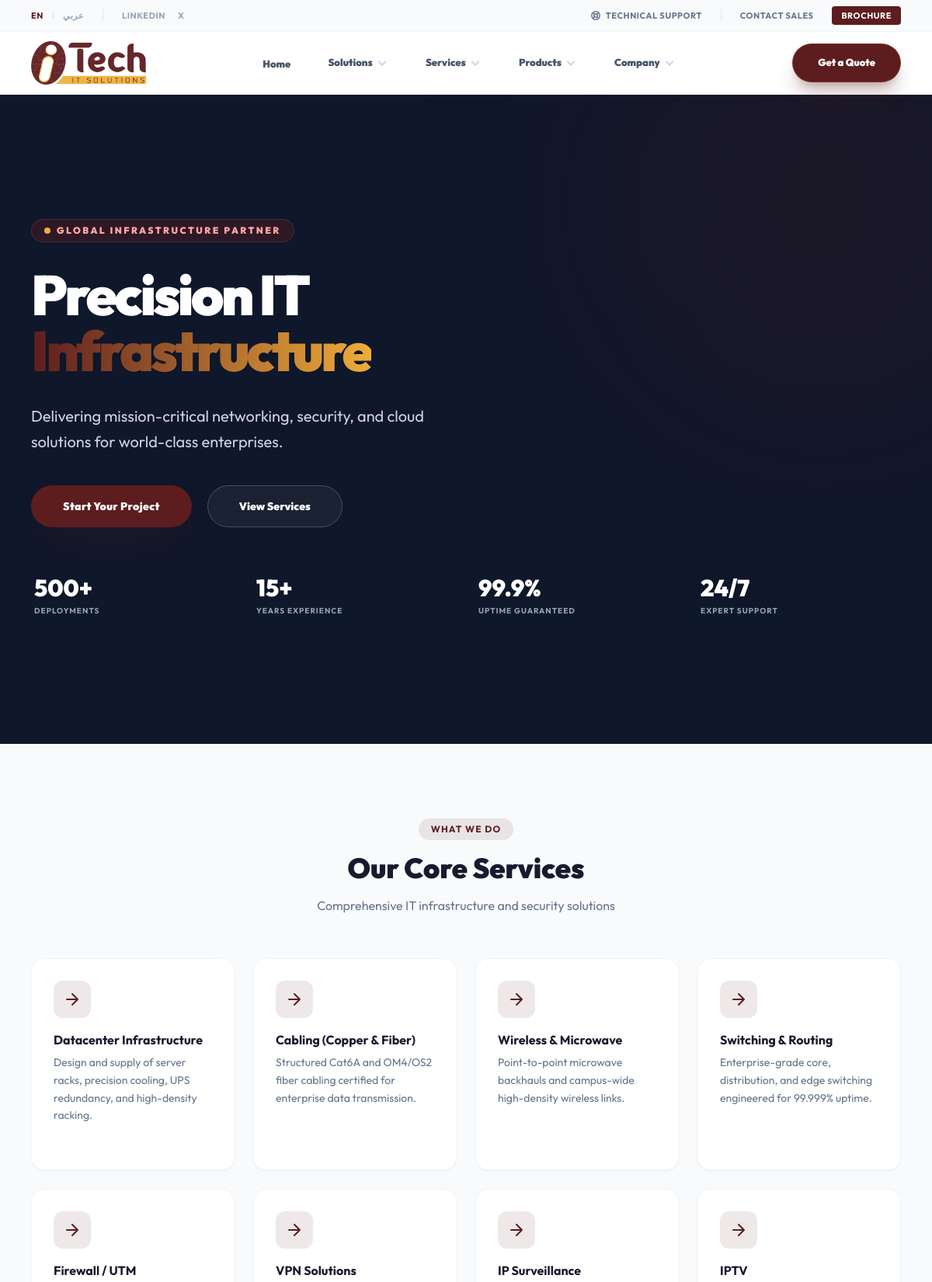
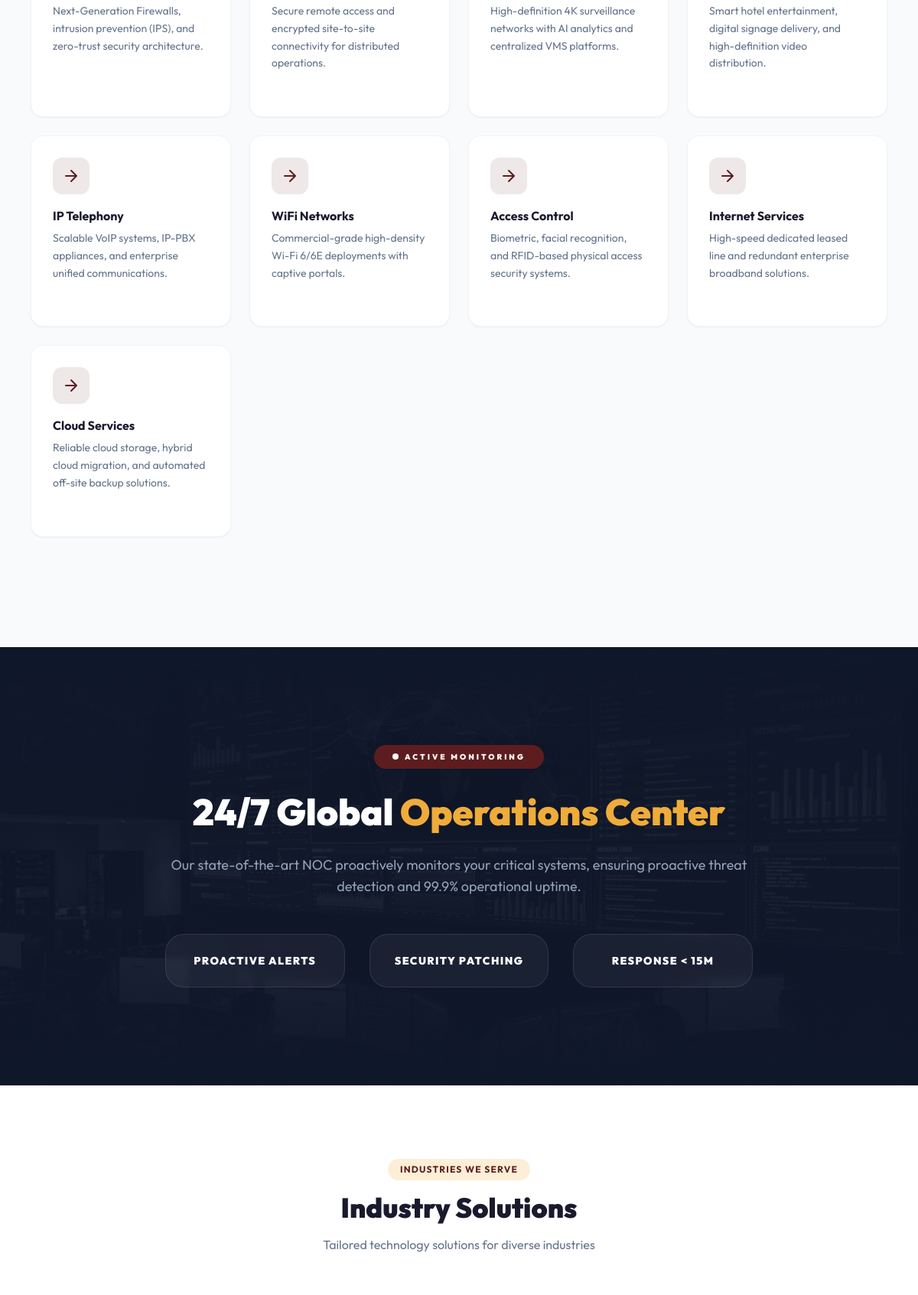
The page / (upper part) on the database its author committed (2 pictures, top to bottom).
### tables this page shows
CREATE TABLE IF NOT EXISTS `services` (
  `id`               INT NOT NULL AUTO_INCREMENT,
  `title`            VARCHAR(255) NOT NULL,
  `slug`             VARCHAR(255) DEFAULT NULL,
  `description`      TEXT NOT NULL,
  `meta_description` VARCHAR(320) DEFAULT NULL,
  `full_description` TEXT DEFAULT NULL,
  `sub_services`     TEXT DEFAULT NULL,
  `use_cases`        TEXT DEFAULT NULL,
  `icon`             VARCHAR(255) DEFAULT NULL,
  `image`            VARCHAR(255) DEFAULT NULL,
  `status`           TINYINT(1) NOT NULL DEFAULT 1,
  `created_at`       TIMESTAMP NOT NULL DEFAULT CURRENT_TIMESTAMP,
  PRIMARY KEY (`id`),
  UNIQUE KEY `idx_service_slug` (`slug`)
);

### index.php (called while the page is built)
<?php
require_once __DIR__ . '/public/index.php';

### config/config.php (called while the page is built, shortened)
<?php
$conn = false;
try {
    $conn = @mysqli_connect(DB_HOST, DB_USERNAME, DB_PASSWORD, DB_NAME);
    if (!$conn) {
        $dbError = mysqli_connect_error() ?: 'Unknown database connection error';
    } else {
        mysqli_set_charset($conn, 'utf8mb4');
    }
} catch (Throwable $e) {
    $conn = false;
    $dbError = $e->getMessage();
}
    ?>
    <?php
$settings = [];
if ($conn) {
    try {
        $setRes = @mysqli_query($conn, "SELECT setting_key, setting_value FROM `settings`");
        if ($setRes) {
            while ($row = mysqli_fetch_assoc($setRes)) {
                $settings[$row['setting_key']] = $row['setting_value'];
            }
        }
    } catch (Throwable $e) {
    }
}
function get_setting(string $key, $default = ''): string
{
    global $settings;
    if (isset($settings[$key]) && $settings[$key] !== '') {
        return $settings[$key];
    }
    $defaults = [
        'site_name' => 'I Tech IT Solutions',
        'site_logo' => 'assets/images/logo.png',
        'company_phone' => '+966 12 000 0000',
        'company_email' => 'sales@itech-sa.com',
        'company_address' => 'Jeddah, Kingdom of Saudi Arabia',
        'hero_poster' => 'assets/images/hero_datacenter.png',
        'hero_video' => 'assets/videos/hero_datacenter.mp4',
        'brochure_url' => 'assets/brochure.pdf',
        'social_linkedin' => 'https://www.linkedin.com/company/itechitsolutions',
        'social_twitter' => 'https://x.com/itechit',
    ];
    return $defaults[$key] ?? $default;
}
function h(?string $value): string
{
    return htmlspecialchars($value ?? '', ENT_QUOTES | ENT_HTML5, 'UTF-8');
}

### public/index.php (the view, shortened to what this page needs)
<?php
require_once __DIR__ . '/../config/config.php';
$solutions = $services = $products = [];
if ($conn) {
    try {
        $res = @mysqli_query($conn, "SELECT * FROM `services` ORDER BY id ASC");
        if ($res) { while ($r = mysqli_fetch_assoc($res)) $services[] = $r; }
    } catch (Throwable $e) {}
}
require_once __DIR__ . '/../includes/header.php';
?>
<section id="hero" class="relative bg-[#0f172a] overflow-hidden py-28 lg:py-40">
  <div class="absolute inset-0 z-0 overflow-hidden">
    <video
      autoplay
      loop
      muted
      playsinline
      poster="<?= SITE_URL . h(get_setting('hero_poster')) ?>"
      class="w-full h-full object-cover opacity-50 transition-opacity duration-1000"
    >
      <source src="<?= SITE_URL . h(get_setting('hero_video')) ?>" type="video/mp4">
    </video>
    <div class="absolute inset-0 bg-gradient-to-r from-[#0f172a] via-[#0f172a]/80 to-transparent"></div>
    <div class="absolute inset-0 bg-gradient-to-t from-[#0f172a] via-transparent to-transparent"></div>
  </div>
  <div class="absolute -top-40 -right-40 w-[600px] h-[600px] bg-[#5d1d1f]/15 rounded-full blur-[120px] pointer-events-none z-10"></div>
  <div class="relative z-20 max-w-screen-xl mx-auto px-6 lg:px-10 flex flex-col lg:flex-row items-center gap-16">
    <div class="flex-1 text-center lg:text-left" data-anim="slide-left">
      <span class="inline-flex items-center gap-2 px-4 py-1.5 bg-[#5d1d1f]/40 backdrop-blur-md text-[#fca5a5] text-xs font-black rounded-full uppercase tracking-[0.2em] mb-8 border border-white/10">
        <span class="w-2 h-2 rounded-full bg-[#efac3a] animate-pulse"></span>
        Global Infrastructure Partner
      </span>
      <h1 class="text-4xl sm:text-6xl lg:text-7xl font-black text-white leading-[1.1] mb-8 tracking-tighter">
        Precision IT <br/> <span class="text-[#5d1d1f] bg-clip-text text-transparent bg-gradient-to-r from-[#5d1d1f] to-[#efac3a] drop-shadow-sm">Infrastructure</span>
      </h1>
      <p class="text-slate-300 text-xl leading-relaxed mb-10 max-w-xl">
        Delivering mission-critical networking, security, and cloud solutions for world-class enterprises.
      </p>
      <div class="flex flex-col sm:flex-row gap-5 justify-center lg:justify-start mb-14">
        <a href="#contact-section" class="btn-press px-10 py-4 bg-[#5d1d1f] text-white font-black rounded-full shadow-2xl shadow-[#5d1d1f]/30 hover:bg-[#4a1517] hover:border-[#efac3a]/30 border border-transparent hover:-translate-y-1 transition-all duration-300 text-sm tracking-wide">Start Your Project</a>
        <a href="#services-overview" class="btn-press px-10 py-4 bg-white/5 text-white font-black rounded-full border border-white/20 hover:bg-white/10 hover:-translate-y-1 transition-all duration-300 text-sm backdrop-blur-md">View Services</a>
      </div>
      <div class="grid grid-cols-2 lg:grid-cols-4 gap-6">
        <?php foreach([['500+','Deployments'],['15+','Years Experience'],['99.9%','Uptime Guaranteed'],['24/7','Expert Support']] as [$n,$l]): ?>
        <div class="p-1"><p class="text-3xl font-black text-white mb-1"><?= $n ?></p><p class="text-slate-400 text-[10px] font-bold uppercase tracking-widest"><?= $l ?></p></div>
        <?php endforeach; ?>
      </div>
    </div>
  </div>
</section>
<section id="services-overview" class="py-24 bg-slate-50">
  <div class="max-w-screen-xl mx-auto px-6 lg:px-10">
    <div class="text-center max-w-2xl mx-auto mb-14" data-anim>
      <span class="inline-block px-4 py-1.5 bg-[#5d1d1f]/10 text-[#5d1d1f] text-xs font-bold rounded-full uppercase tracking-widest mb-4">What We Do</span>
      <h2 class="text-4xl font-black text-[#1a1a2e] mb-4 anim-underline">Our Core Services</h2>
      <p class="text-slate-500 text-base">Comprehensive IT infrastructure and security solutions</p>
    </div>
    <div class="grid grid-cols-1 sm:grid-cols-2 lg:grid-cols-4 gap-6 mb-12">
      <?php foreach ($services as $i => $svc): ?>
      <a href="service.php?slug=<?= urlencode($svc['slug'] ?? '') ?>"
         data-anim data-delay="<?= ($i % 8) + 1 ?>"
         class="group bg-white rounded-2xl p-7 border border-slate-100 shadow-sm hover:shadow-lg hover:-translate-y-1 hover:border-[#5d1d1f]/20 transition-all duration-300">
        <div class="w-12 h-12 rounded-xl bg-[#5d1d1f]/10 flex items-center justify-center group-hover:bg-[#5d1d1f] transition-colors duration-300 mb-4">
          <svg class="w-6 h-6 text-[#5d1d1f] group-hover:text-white transition-colors" fill="none" stroke="currentColor" stroke-width="2" viewBox="0 0 24 24">
            <path stroke-linecap="round" stroke-linejoin="round" d="M5 12h14M12 5l7 7-7 7"/>
          </svg>
        </div>
        <h3 class="text-base font-bold text-[#1a1a2e] mb-1.5 group-hover:text-[#5d1d1f] transition-colors"><?= htmlspecialchars($svc['title']) ?></h3>
        <p class="text-slate-500 text-sm leading-relaxed"><?= htmlspecialchars($svc['description']) ?></p>
      </a>
      <?php endforeach; ?>
    </div>
  </div>
</section>
<section id="noc-monitoring" class="relative bg-[#0f172a] overflow-hidden py-32">
  <img src="<?= SITE_URL ?>uploads/noc_center.png" alt="NOC Center" class="absolute inset-0 w-full h-full object-cover opacity-20 filter grayscale"/>
  <div class="absolute inset-0 bg-gradient-to-b from-[#0f172a] via-[#0f172a]/60 to-[#0f172a]"></div>
  <div class="relative z-10 max-w-screen-xl mx-auto px-6 lg:px-10 text-center">
    <div data-anim="scale" class="max-w-3xl mx-auto">
      <span class="inline-flex items-center gap-2 px-6 py-2 bg-[#5d1d1f] text-white text-[10px] font-black rounded-full uppercase tracking-[0.3em] mb-8 shadow-2xl">
        <span class="w-2 h-2 rounded-full bg-white animate-ping"></span>
        Active Monitoring
      </span>
      <h2 class="text-3xl lg:text-5xl font-black text-white mb-8 leading-tight">24/7 Global <span class="text-[#efac3a]">Operations Center</span></h2>
      <p class="text-slate-400 text-lg mb-12">Our state-of-the-art NOC proactively monitors your critical systems, ensuring proactive threat detection and 99.9% operational uptime.</p>
      <div class="grid grid-cols-1 sm:grid-cols-3 gap-8">
        <?php foreach(['Proactive Alerts','Security Patching','Response < 15m'] as $feat): ?>
        <div class="p-6 bg-white/5 rounded-3xl border border-white/10 backdrop-blur-sm">
           <p class="text-white font-black text-sm uppercase tracking-widest"><?= $feat ?></p>
        </div>
        <?php endforeach; ?>
      </div>
    </div>
  </div>
</section>
<section id="industry-solutions" class="py-24 bg-white">
  <div class="max-w-screen-xl mx-auto px-6 lg:px-10">
    <div class="text-center max-w-2xl mx-auto mb-14" data-anim>
      <span class="inline-block px-4 py-1.5 bg-[#efac3a]/20 text-[#5d1d1f] text-xs font-bold rounded-full uppercase tracking-widest mb-4">Industries We Serve</span>
      <h2 class="text-4xl font-black text-[#1a1a2e] mb-4 anim-underline">Industry Solutions</h2>
      <p class="text-slate-500 text-base">Tailored technology solutions for diverse industries</p>
    </div>
  </div>
</section>
<?php
require_once __DIR__ . '/../includes/footer.php';
?>

### includes/header.php (style rules this page uses)
body { font-family: 'Outfit', sans-serif; }
html { scroll-behavior: smooth; }

### rows shown on the page
services: title "Datacenter Infrastructure", description "Design and supply of server racks, precision cooling, UPS redundancy, and high-density racking."
services: title "Cabling (Copper & Fiber)", description "Structured Cat6A and OM4/OS2 fiber cabling certified for enterprise data transmission."
services: title "Wireless & Microwave", description "Point-to-point microwave backhauls and campus-wide high-density wireless links."
services: title "Switching & Routing", description "Enterprise-grade core, distribution, and edge switching engineered for 99.999% uptime."
services: title "Firewall / UTM", description "Next-Generation Firewalls, intrusion prevention (IPS), and zero-trust security architecture."
services: title "VPN Solutions", description "Secure remote access and encrypted site-to-site connectivity for distributed operations."
services: title "IP Surveillance", description "High-definition 4K surveillance networks with AI analytics and centralized VMS platforms."
services: title "IPTV", description "Smart hotel entertainment, digital signage delivery, and high-definition video distribution."
services: title "IP Telephony", description "Scalable VoIP systems, IP-PBX appliances, and enterprise unified communications."
services: title "WiFi Networks", description "Commercial-grade high-density Wi-Fi 6/6E deployments with captive portals."
services: title "Access Control", description "Biometric, facial recognition, and RFID-based physical access security systems."
services: title "Internet Services", description "High-speed dedicated leased line and redundant enterprise broadband solutions."
services: title "Cloud Services", description "Reliable cloud storage, hybrid cloud migration, and automated off-site backup solutions."

### other values the page prints
$label "Solutions Services Products Company"
$n "500+"
$l "DEPLOYMENTS"
$n "15+"
$l "YEARS EXPERIENCE"
$n "99.9%"
$l "UPTIME GUARANTEED"
$n "24/7"
$l "EXPERT SUPPORT"
$feat "PROACTIVE ALERTS"
$feat "SECURITY PATCHING"
$feat "RESPONSE < 15M"
